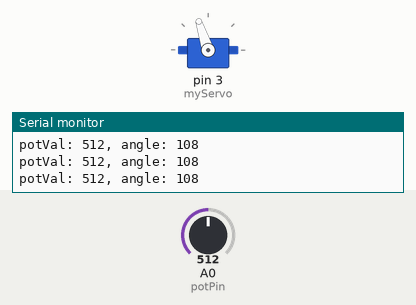
Simulated run of this sketch. Board: Arduino Uno, built with avr-gcc and run on an emulated ATmega328P. On the bench: servo, the last lines printed to the serial monitor. The test bench sets the inputs (shaded band); at power-on: A0 (potPin) = 512.

Above: at 1.2 s.
1.3 s: A0 (potPin) set to 716
At 1.6 s:
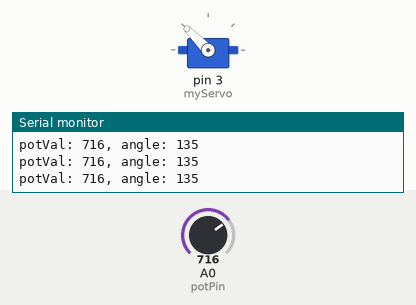
2.8 s: A0 (potPin) set to 984
At 3.8 s:
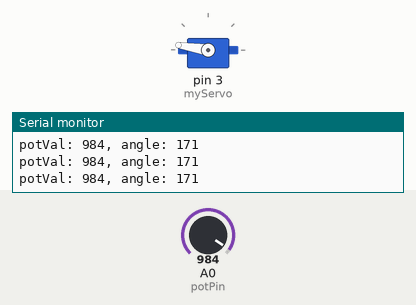
4.3 s: A0 (potPin) set to 1012
At 5.3 s:
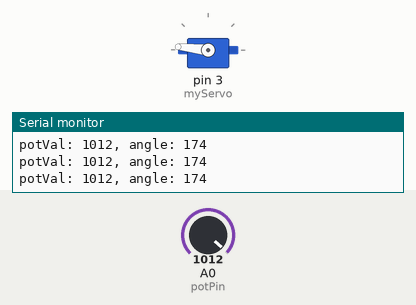
5.8 s: A0 (potPin) set to 306
At 6.4 s:
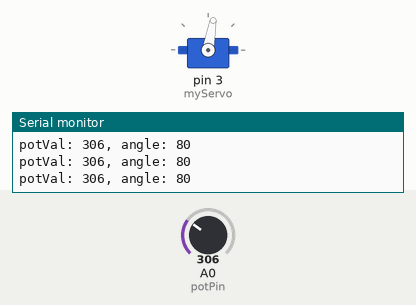
7.3 s: A0 (potPin) set to 122
At 7.7 s:
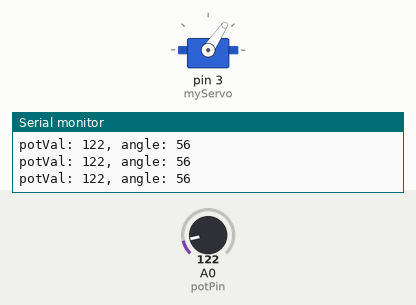
8.8 s: A0 (potPin) set to 432
At 9.7 s:
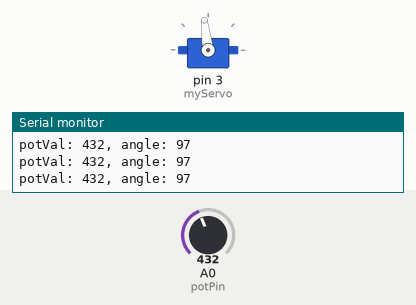
11.8 s: A0 (potPin) set to 458
Timing chart, 0 to 14.3 s (numbered marks = the images above; inputs shaded):
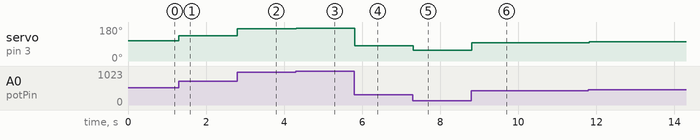

Measured:
- after the input at 1.3 s, servo on pin 3 (myServo): 108° → 135° at once
- after the input at 2.8 s, servo on pin 3 (myServo): 135° → 171° at once
- after the input at 4.3 s, servo on pin 3 (myServo): 171° → 174° at once
- after the input at 5.8 s, servo on pin 3 (myServo): 174° → 80° at once
- after the input at 7.3 s, servo on pin 3 (myServo): 80° → 56° at once
- after the input at 8.8 s, servo on pin 3 (myServo): 56° → 97° at once
- after the input at 11.8 s, servo on pin 3 (myServo): 97° → 101° at once

The sketch:

Phaser.ino
```cpp
/*
  Arduino Starter Kit example
  Project 5 - Servo Mood Indicator

  This sketch is written to accompany Project 5 in the Arduino Starter Kit

  Parts required:
  - servo motor
  - 10 kilohm potentiometer
  - two 100 uF electrolytic capacitors

  created 13 Sep 2012
  by Scott Fitzgerald

  http://www.arduino.cc/starterKit

  This example code is part of the public domain.
*/

// include the Servo library
#include <Servo.h>

Servo myServo;  // create a servo object

int const potPin = A0; // analog pin used to connect the potentiometer
int const tmpGround = 13;
int potVal;  // variable to read the value from the analog pin
int angle;   // variable to hold the angle for the servo motor

void setup() {
  myServo.attach(3); // attaches the servo on pin 9 to the servo object
  digitalWrite(tmpGround, LOW);
  angle = 90;
  Serial.begin(115200); // open a serial connection to your computer
}

void loop() {
  potVal = analogRead(potPin); // read the value of the potentiometer
  // print out the value to the Serial Monitor
  Serial.print("potVal: ");
  Serial.print(potVal);

  angle = (int)(potVal / 7.5f) + 40;

  // print out the angle for the servo motor
  Serial.print(", angle: ");
  Serial.println(angle);

  // set the servo position
  myServo.write(angle);

  // wait for the servo to get there
  delay(15);
}
```
